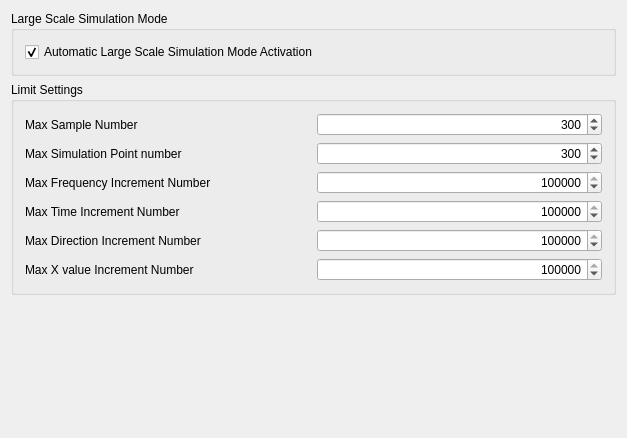
<?xml version="1.0" encoding="UTF-8"?>
<ui version="4.0">
 <class>WindLabGui::DlgSettingsWindLabLimitImp</class>
 <widget class="QWidget" name="WindLabGui::DlgSettingsWindLabLimitImp">
  <property name="geometry">
   <rect>
    <x>0</x>
    <y>0</y>
    <width>627</width>
    <height>438</height>
   </rect>
  </property>
  <property name="windowTitle">
   <string>Limit</string>
  </property>
  <layout class="QVBoxLayout" name="verticalLayout_3">
   <item>
    <widget class="QGroupBox" name="gb_wl_param_binary">
     <property name="sizePolicy">
      <sizepolicy hsizetype="Preferred" vsizetype="Preferred">
       <horstretch>0</horstretch>
       <verstretch>0</verstretch>
      </sizepolicy>
     </property>
     <property name="layoutDirection">
      <enum>Qt::LayoutDirection::LeftToRight</enum>
     </property>
     <property name="title">
      <string>Large Scale Simulation Mode</string>
     </property>
     <property name="alignment">
      <set>Qt::AlignmentFlag::AlignLeading|Qt::AlignmentFlag::AlignLeft|Qt::AlignmentFlag::AlignTop</set>
     </property>
     <layout class="QVBoxLayout" name="verticalLayout">
      <item>
       <layout class="QGridLayout" name="gl_lm">
        <item row="0" column="1">
         <widget class="Gui::PrefCheckBox" name="cb_lm_AutoLargeScaleMode">
          <property name="minimumSize">
           <size>
            <width>0</width>
            <height>20</height>
           </size>
          </property>
          <property name="text">
           <string>Automatic Large Scale Simulation Mode Activation</string>
          </property>
          <property name="checked">
           <bool>true</bool>
          </property>
          <property name="prefEntry" stdset="0">
           <cstring>AutomaticLargeScaleModeActivation</cstring>
          </property>
          <property name="prefPath" stdset="0">
           <cstring>Mod/WindLab/General</cstring>
          </property>
         </widget>
        </item>
       </layout>
      </item>
     </layout>
    </widget>
   </item>
   <item>
    <widget class="QGroupBox" name="gb_wl_LimitSettings">
     <property name="sizePolicy">
      <sizepolicy hsizetype="Preferred" vsizetype="Preferred">
       <horstretch>0</horstretch>
       <verstretch>0</verstretch>
      </sizepolicy>
     </property>
     <property name="layoutDirection">
      <enum>Qt::LayoutDirection::LeftToRight</enum>
     </property>
     <property name="title">
      <string>Limit Settings</string>
     </property>
     <property name="alignment">
      <set>Qt::AlignmentFlag::AlignLeading|Qt::AlignmentFlag::AlignLeft|Qt::AlignmentFlag::AlignTop</set>
     </property>
     <layout class="QVBoxLayout" name="verticalLayout_2">
      <item>
       <layout class="QGridLayout" name="wl_ly_limit">
        <item row="4" column="0">
         <widget class="QLabel" name="l_max_DirectionNumber">
          <property name="text">
           <string>Max Direction Increment Number</string>
          </property>
         </widget>
        </item>
        <item row="3" column="0">
         <widget class="QLabel" name="l_max_TimeNumber">
          <property name="text">
           <string>Max Time Increment Number</string>
          </property>
         </widget>
        </item>
        <item row="4" column="2">
         <widget class="Gui::PrefSpinBox" name="sb_lm_DirectionNumber">
          <property name="minimumSize">
           <size>
            <width>0</width>
            <height>20</height>
           </size>
          </property>
          <property name="alignment">
           <set>Qt::AlignmentFlag::AlignRight|Qt::AlignmentFlag::AlignTrailing|Qt::AlignmentFlag::AlignVCenter</set>
          </property>
          <property name="minimum">
           <number>1</number>
          </property>
          <property name="maximum">
           <number>2147483647</number>
          </property>
          <property name="singleStep">
           <number>100</number>
          </property>
          <property name="value">
           <number>100000</number>
          </property>
          <property name="prefEntry" stdset="0">
           <cstring>MaxDIN</cstring>
          </property>
          <property name="prefPath" stdset="0">
           <cstring>Mod/WindLab/Limit</cstring>
          </property>
         </widget>
        </item>
        <item row="1" column="0">
         <widget class="QLabel" name="l_max_SimulationPointsNumber">
          <property name="text">
           <string>Max Simulation Point number</string>
          </property>
         </widget>
        </item>
        <item row="5" column="2">
         <widget class="Gui::PrefSpinBox" name="sb_lm_XValueNumber">
          <property name="minimumSize">
           <size>
            <width>0</width>
            <height>20</height>
           </size>
          </property>
          <property name="alignment">
           <set>Qt::AlignmentFlag::AlignRight|Qt::AlignmentFlag::AlignTrailing|Qt::AlignmentFlag::AlignVCenter</set>
          </property>
          <property name="minimum">
           <number>1</number>
          </property>
          <property name="maximum">
           <number>2147483647</number>
          </property>
          <property name="singleStep">
           <number>100</number>
          </property>
          <property name="value">
           <number>100000</number>
          </property>
          <property name="prefEntry" stdset="0">
           <cstring>MaxXIN</cstring>
          </property>
          <property name="prefPath" stdset="0">
           <cstring>Mod/WindLab/Limit</cstring>
          </property>
         </widget>
        </item>
        <item row="1" column="2">
         <widget class="Gui::PrefSpinBox" name="sb_lm_SimulationPointsNumber">
          <property name="minimumSize">
           <size>
            <width>0</width>
            <height>20</height>
           </size>
          </property>
          <property name="alignment">
           <set>Qt::AlignmentFlag::AlignRight|Qt::AlignmentFlag::AlignTrailing|Qt::AlignmentFlag::AlignVCenter</set>
          </property>
          <property name="minimum">
           <number>1</number>
          </property>
          <property name="maximum">
           <number>2147483647</number>
          </property>
          <property name="singleStep">
           <number>10</number>
          </property>
          <property name="value">
           <number>300</number>
          </property>
          <property name="prefEntry" stdset="0">
           <cstring>MaxSPN</cstring>
          </property>
          <property name="prefPath" stdset="0">
           <cstring>Mod/WindLab/Limit</cstring>
          </property>
         </widget>
        </item>
        <item row="3" column="2">
         <widget class="Gui::PrefSpinBox" name="sb_lm_TimeNumber">
          <property name="minimumSize">
           <size>
            <width>0</width>
            <height>20</height>
           </size>
          </property>
          <property name="alignment">
           <set>Qt::AlignmentFlag::AlignRight|Qt::AlignmentFlag::AlignTrailing|Qt::AlignmentFlag::AlignVCenter</set>
          </property>
          <property name="minimum">
           <number>1</number>
          </property>
          <property name="maximum">
           <number>2147483647</number>
          </property>
          <property name="singleStep">
           <number>100</number>
          </property>
          <property name="value">
           <number>614400</number>
          </property>
          <property name="prefEntry" stdset="0">
           <cstring>MaxTIN</cstring>
          </property>
          <property name="prefPath" stdset="0">
           <cstring>Mod/WindLab/Limit</cstring>
          </property>
         </widget>
        </item>
        <item row="5" column="0">
         <widget class="QLabel" name="l_max_XValueNumber">
          <property name="text">
           <string>Max X value Increment Number</string>
          </property>
         </widget>
        </item>
        <item row="2" column="0">
         <widget class="QLabel" name="l_max_FrequencyNumber">
          <property name="text">
           <string>Max Frequency Increment Number</string>
          </property>
         </widget>
        </item>
        <item row="2" column="2">
         <widget class="Gui::PrefSpinBox" name="sb_lm_FrequencyNumber">
          <property name="minimumSize">
           <size>
            <width>0</width>
            <height>20</height>
           </size>
          </property>
          <property name="alignment">
           <set>Qt::AlignmentFlag::AlignRight|Qt::AlignmentFlag::AlignTrailing|Qt::AlignmentFlag::AlignVCenter</set>
          </property>
          <property name="minimum">
           <number>1</number>
          </property>
          <property name="maximum">
           <number>2147483647</number>
          </property>
          <property name="singleStep">
           <number>100</number>
          </property>
          <property name="value">
           <number>102400</number>
          </property>
          <property name="prefEntry" stdset="0">
           <cstring>MaxFIN</cstring>
          </property>
          <property name="prefPath" stdset="0">
           <cstring>Mod/WindLab/Limit</cstring>
          </property>
         </widget>
        </item>
        <item row="0" column="0">
         <widget class="QLabel" name="label">
          <property name="text">
           <string>Max Sample Number</string>
          </property>
         </widget>
        </item>
        <item row="0" column="2">
         <widget class="Gui::PrefSpinBox" name="sb_lm_SampleNumber">
          <property name="minimumSize">
           <size>
            <width>0</width>
            <height>20</height>
           </size>
          </property>
          <property name="alignment">
           <set>Qt::AlignmentFlag::AlignRight|Qt::AlignmentFlag::AlignTrailing|Qt::AlignmentFlag::AlignVCenter</set>
          </property>
          <property name="minimum">
           <number>1</number>
          </property>
          <property name="maximum">
           <number>2147483647</number>
          </property>
          <property name="singleStep">
           <number>10</number>
          </property>
          <property name="value">
           <number>300</number>
          </property>
          <property name="prefEntry" stdset="0">
           <cstring>MaxSN</cstring>
          </property>
          <property name="prefPath" stdset="0">
           <cstring>Mod/WindLab/Limit</cstring>
          </property>
         </widget>
        </item>
       </layout>
      </item>
     </layout>
    </widget>
   </item>
   <item>
    <spacer name="verticalSpacer">
     <property name="orientation">
      <enum>Qt::Orientation::Vertical</enum>
     </property>
     <property name="sizeHint" stdset="0">
      <size>
       <width>20</width>
       <height>40</height>
      </size>
     </property>
    </spacer>
   </item>
  </layout>
 </widget>
 <layoutdefault spacing="6" margin="11"/>
 <customwidgets>
  <customwidget>
   <class>Gui::PrefCheckBox</class>
   <extends>QCheckBox</extends>
   <header>Gui/PrefWidgets.h</header>
  </customwidget>
  <customwidget>
   <class>Gui::PrefSpinBox</class>
   <extends>QSpinBox</extends>
   <header>Gui/PrefWidgets.h</header>
  </customwidget>
 </customwidgets>
 <resources>
  <include location="Resources/WindLab.qrc"/>
 </resources>
 <connections/>
</ui>
